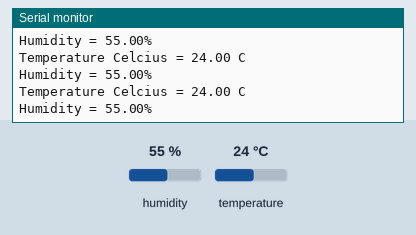
Simulated run of this sketch. Board: Arduino Uno, built with avr-gcc and run on an emulated ATmega328P. Parts: the last lines printed to the serial monitor. The inputs (shaded band) are chosen by the test bench; at power-on: humidity 55 %, temperature 24 °C.

Above: at 2.8 s.
2.9 s: humidity set to 22 %
At 4.39 s:
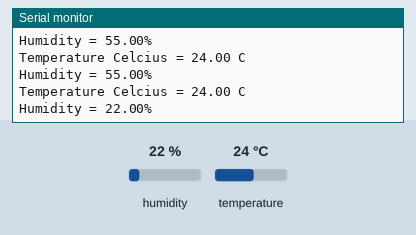
5.6 s: temperature set to 12 °C
At 6.42 s:
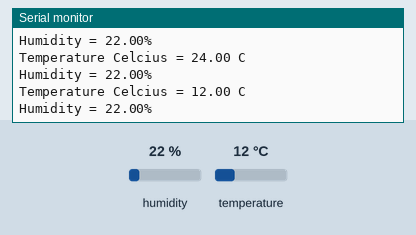
8.3 s: humidity set to 40 %
At 10.47 s:
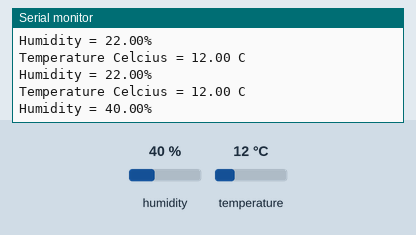
Timing chart, 0 to 12.0 s (numbered marks = the images above; inputs shaded):
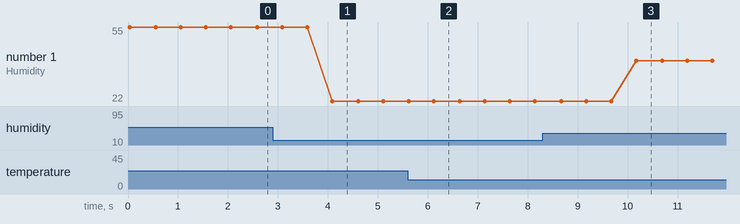

The sketch:

dht.ino
```cpp
//DHT
#include <DHT.h>
#define DhtPin 8
#define DhtType DHT11 //我忘了是11還是22
DHT dht(DhtPin, DhtType);
DHT sensor;

void setup() {
  Serial.begin(9600);
  dht.begin();
}

void loop() {
  Serial.print("Temperature Celcius = ");
  Serial.print(dht.readTemperature());
  Serial.println(" C");

  Serial.print("Humidity = ");
  Serial.print(dht.readHumidity());
  Serial.println("%");

  delay(500);
}
```

Measured:
- after the input at 2.9 s, the serial monitor: prints a new line after 1.2 s (image 1)
- after the input at 5.6 s, the serial monitor: prints a new line after 0.48 s (image 2)
- after the input at 8.3 s, the serial monitor: prints a new line after 1.9 s (image 3)
- plotted number 1: 55 → 22 after the input at 2.9 s, 22 → 40 after the input at 8.3 s
